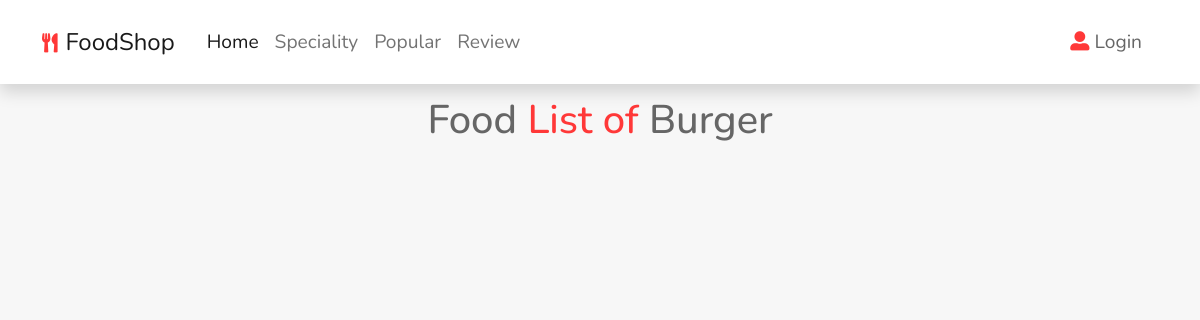
The page /category/1/products on the database as committed earlier.
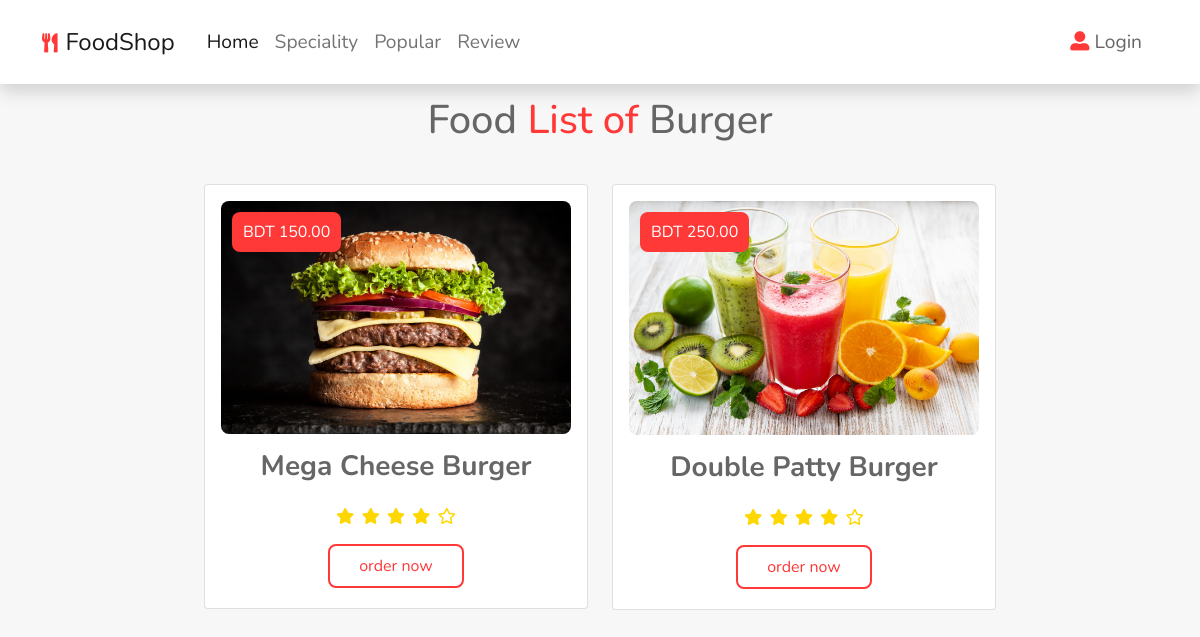
The same page on the database as committed later.
### shop/models.py (models this page shows, shortened)
class Category(models.Model):
    name = models.CharField(max_length=255)
    icon = models.ImageField(upload_to="images/")
    cover_image = models.ImageField(upload_to="images/")
    description = models.TextField()
    created_at = models.DateTimeField(auto_now_add=True)
    updated_at = models.DateTimeField(auto_now=True)
    class Meta:
        verbose_name_plural = 'categories'

class Product(models.Model):
    AVAILABILITY_CHOICES = [
        (0, 'NO'),
        (1, 'YES'),
    ]
    name = models.CharField(max_length=255)
    slug = models.SlugField(null=True)
    description = models.TextField(null=True)
    price = models.DecimalField(max_digits=6, decimal_places=2)
    cover_image = models.ImageField(upload_to="images/")
    availability = models.SmallIntegerField(choices=AVAILABILITY_CHOICES, default=1)
    category = models.ForeignKey(Category, on_delete=models.PROTECT)
    created_at = models.DateTimeField(auto_now_add=True)
    updated_at = models.DateTimeField(auto_now=True)

### shop/views.py (the view)
# urls.py: path('category/<int:id>/products', views.categoryProducts, name='category_products'),
def categoryProducts(request,id):
    category = Category.objects.get(pk=id)
    products = category.product_set.all()
    context = {
        'category' : category,
        'products' : products
        }
    return render(request, 'category_products.html', context)

### shop/templates/category_products.html
{% extends 'base.html' %} {% load static %} {% block content %}
<section class="product-list">
  <h1 class="heading">Food <span>List of</span> {{category.name}}</h1>
  <div class="row justify-content-md-center">
    {% for product in products %}
    <div class="col-md-4">
      <div class="card card-body">
        <span class="price"> BDT {{ product.price }} </span>
        <img class="card-img-top" src="{{ product.cover_image.url }}" alt="" />
        <h3>
          <a class="product-title fw-bold" href="{% url 'product_detail' product.id %}"
            >{{ product.name }}</a
          >
        </h3>
        <div class="stars">
          <i class="fas fa-star"></i>
          <i class="fas fa-star"></i>
          <i class="fas fa-star"></i>
          <i class="fas fa-star"></i>
          <i class="far fa-star"></i>
        </div>
        <div>
            <a href="#" class="btn-custom">order now</a>
        </div>
      </div>
    </div>
    {% endfor %}
  </div>
</section>
{% endblock content %}

### shop/templates/base.html (shortened to what this page needs)
{% load static %}
<!DOCTYPE html>
<html lang="en">
  <head>
    <link href="{% static 'css/bootstrap.min.css' %}" rel="stylesheet" />
    <link href="{% static 'css/all.min.css' %}" rel="stylesheet" />
    <link href="{% static 'css/default.css' %}" rel="stylesheet" />
  </head>
  <body>
    <header>
      <nav class="navbar navbar-expand-lg fixed-top navbar-light bg-white shadow">
        <div class="container nav-container">
          <a class="navbar-brand" href="/">
            <i class="fas fa-utensils logo"></i><span class="mx-2 fs-4">FoodShop</span>
          </a>
          <div class="collapse navbar-collapse" id="navbarSupportedContent">
            <ul class="navbar-nav me-auto mb-2 mb-lg-0">
              <li class="nav-item">
                <a class="nav-link active" aria-current="page" href="{% url 'welcome' %}"
                  >Home</a
                >
              </li>
              <li class="nav-item">
                <a class="nav-link" href="/#speciality">Speciality</a>
              </li>
              <li class="nav-item">
                <a class="nav-link" href="#">Popular</a>
              </li>
              <li class="nav-item">
                <a class="nav-link" href="#">Review</a>
              </li>
            </ul>
            <ul class="d-flex navbar-nav align-items-center">
              {% if user.is_authenticated %}
              <li class="nav-item dropdown">
                <a
                  class="nav-link dropdown-toggle"
                  href="#"
                  id="navbardd"
                  role="button"
                  data-bs-toggle="dropdown"
                  aria-expanded="false"
                >
                  <i class="fas fa-user-alt logo"></i> Welcome, {{ request.user }}
                </a>
                <ul class="dropdown-menu" aria-labelledby="navbardd">
                  <li><a class="dropdown-item" href="#">Profile</a></li>
                  <li><a class="dropdown-item" href="{% url 'logout' %}">Logout</a></li>
                </ul>
              </li>
              {% else %}
              <li class="nav-item mx-3">
                <a href="{% url 'login' %}">
                  <i class="fas fa-user-alt logo"></i>
                  <span class="text-main">Login</span>
                </a>
              </li>
              {% endif %}
            </ul>
          </div>
        </div>
      </nav>
    </header>
    <div class="body-margin">{% block content %}{% endblock content %}</div>
  </body>
</html>

### static/css/default.css (style rules this page uses)
:root { --red: #ff3838; --orange: #ff5733; --textcolor: #666; }
* { font-family: "Nunito", sans-serif; margin: 0; padding: 0; box-sizing: border-box; outline: none; border: none; text-decoration: none; transition: all 0.2s linear; }
html { overflow-x: hidden; scroll-behavior: smooth; scroll-padding-top: 6rem; }
body { background: #f7f7f7; color: var(--textcolor); }
a { text-decoration: none; }
.nav-container { padding-top: .7rem; padding-bottom: .7rem; font-size: 1.2rem; }
.text-main { color: var(--textcolor); }
.logo { color: var(--red); font-size: 1.2rem; }
.bg-white { background-color: #fff; }
.heading { text-align: center; padding: 1rem; margin-top: 2rem; margin-bottom: 1.5rem; color: #666; }
.heading span { color: var(--red); }
.btn-custom { background-color: #fff; border: none; color: var(--red); padding: 0.5rem 1.8rem; text-align: center; text-decoration: none; display: inline-block; font-size: 16px; margin: 4px 2px; transition-duration: 0.3s; cursor: pointer; border: 2px solid var(--red); border-radius: .5rem; }
.product-title { color: var(--textcolor); font-weight: bold; }
.product-list .price { position: absolute; top: 1.7rem; left: 1.7rem; background: var(--red); color: #fff; padding: 0.5rem .67rem; border-radius: 0.5rem; }
.product-list .card-body { text-align: center; }
.product-list .card-body h3 { font-weight: bold; padding-top: 1rem; }
.product-list .card-body .stars i { color: gold; padding: 1rem 0.1rem; }
.product-list .card-body .card-img-top { border-radius: .5rem !important; }
.body-margin { margin-top: 5rem !important; }

Rows that differ between the two databases and show on the page:
added Product: price "150.00", cover_image (picture), name "Mega Cheese Burger"
added Product: price "250.00", cover_image (picture), name "Double Patty Burger"
